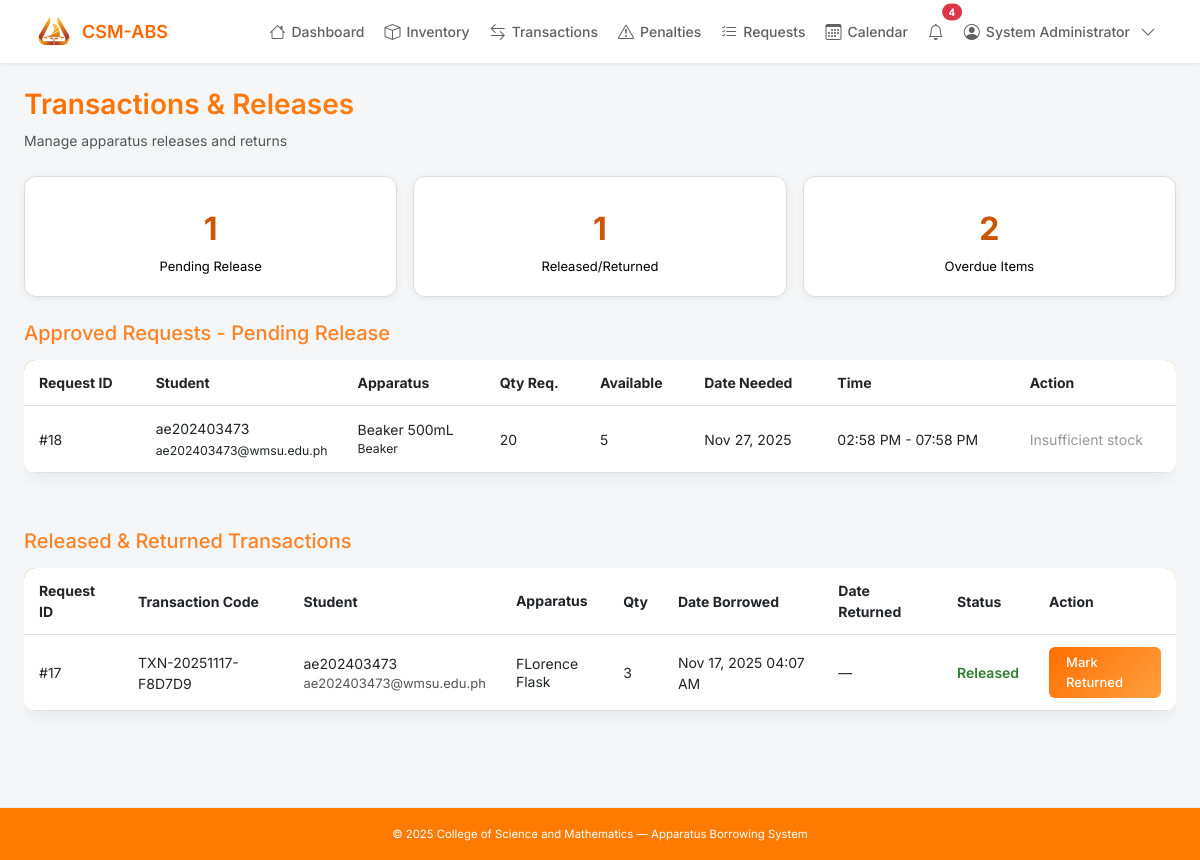
Screenshot of /transactions.php (signed in) with the database file from the repository.
### tables this page shows
CREATE TABLE `borrow_requests` (
  `request_id` int(11) NOT NULL,
  `student_id` int(11) DEFAULT NULL,
  `full_name` varchar(150) DEFAULT NULL,
  `student_first_name` varchar(50) NOT NULL,
  `student_last_name` varchar(50) NOT NULL,
  `student_mi` varchar(5) DEFAULT NULL,
  `faculty_id` int(11) DEFAULT NULL,
  `apparatus_id` int(11) DEFAULT NULL,
  `quantity` int(11) DEFAULT NULL,
  `concentration` varchar(100) DEFAULT NULL,
  `date_requested` date DEFAULT NULL,
  `date_needed` date DEFAULT NULL,
  `time_from` time DEFAULT NULL,
  `time_to` time DEFAULT NULL,
  `subject` varchar(100) DEFAULT NULL,
  `schedule` varchar(100) DEFAULT NULL,
  `room` varchar(50) DEFAULT NULL,
  `purpose` text DEFAULT NULL,
  `status` enum('pending','approved','released','returned','rejected') DEFAULT 'pending',
  `date_returned` datetime DEFAULT NULL,
  `remarks` text DEFAULT NULL,
  `archived` tinyint(1) DEFAULT 0
);

CREATE TABLE `users` (
  `user_id` int(11) NOT NULL,
  `first_name` varchar(50) NOT NULL,
  `last_name` varchar(50) NOT NULL,
  `middle_initial` char(1) DEFAULT NULL,
  `username` varchar(50) NOT NULL,
  `password` varchar(255) NOT NULL,
  `role` enum('admin','faculty','student','assistant') NOT NULL,
  `full_name` varchar(100) DEFAULT NULL,
  `email` varchar(100) DEFAULT NULL
);

CREATE TABLE `apparatus` (
  `apparatus_id` int(11) NOT NULL,
  `name` varchar(100) NOT NULL,
  `category` varchar(50) DEFAULT NULL,
  `quantity` int(11) DEFAULT 0,
  `condition` varchar(50) NOT NULL DEFAULT 'Good',
  `description` text DEFAULT NULL,
  `status` enum('Available','Borrowed','Damaged','Maintenance') DEFAULT 'Available',
  `item_condition` enum('new','old') NOT NULL DEFAULT 'new' COMMENT 'Indicates whether the apparatus is new or used/old'
);

CREATE TABLE `transactions` (
  `transaction_id` int(11) NOT NULL,
  `request_id` int(11) DEFAULT NULL,
  `transaction_code` varchar(50) DEFAULT NULL,
  `date_borrowed` datetime NOT NULL,
  `date_returned` datetime DEFAULT NULL,
  `condition_on_return` varchar(255) DEFAULT NULL,
  `remarks` text DEFAULT NULL,
  `borrow_request_id` int(11) DEFAULT NULL
);

### includes/db.php (called while the page is built, shortened)
<?php
function get_overdue_returns($conn) {
    $today = date('Y-m-d');
    $query = "
        SELECT br.*,
               COALESCE(s.full_name, s.username) AS student_name,
               s.email,
               a.name AS apparatus_name,
               DATEDIFF(CURDATE(), br.date_needed) as days_overdue
        FROM borrow_requests br
        LEFT JOIN users s ON br.student_id = s.user_id
        LEFT JOIN apparatus a ON br.apparatus_id = a.apparatus_id
        WHERE br.status IN ('approved', 'released')
        AND br.date_needed < ?
        ORDER BY br.date_needed ASC
    ";
    $stmt = mysqli_prepare($conn, $query);
    mysqli_stmt_bind_param($stmt, 's', $today);
    mysqli_stmt_execute($stmt);
    return mysqli_stmt_get_result($stmt);
}

### transactions.php (the view, shortened to what this page needs)
<?php
require_once __DIR__ . '/includes/db.php';
require_once __DIR__ . '/includes/header.php';
$pending = mysqli_query($conn, "
    SELECT br.request_id,
           br.apparatus_id,
           br.quantity,
           br.date_needed,
           br.time_from,
           br.time_to,
           COALESCE(s.full_name, s.username, 'Unknown Student') AS student_name,
           s.email AS student_email,
           a.name AS apparatus_name,
           a.category AS apparatus_category,
           a.quantity AS available_stock
    FROM borrow_requests br
    INNER JOIN users s ON br.student_id = s.user_id
    INNER JOIN apparatus a ON br.apparatus_id = a.apparatus_id
    WHERE br.status = 'approved'
    ORDER BY br.date_needed ASC
");
$released = mysqli_query($conn, "
    SELECT br.request_id,
           br.apparatus_id,
           br.quantity,
           br.status,
           t.transaction_id,
           t.transaction_code,
           t.date_borrowed,
           t.date_returned,
           COALESCE(s.full_name, s.username, 'Unknown Student') AS student_name,
           s.email AS student_email,
           a.name AS apparatus_name,
           a.category AS apparatus_category
    FROM borrow_requests br
    INNER JOIN transactions t ON t.request_id = br.request_id
    INNER JOIN users s ON br.student_id = s.user_id
    INNER JOIN apparatus a ON br.apparatus_id = a.apparatus_id
    WHERE br.status IN ('released', 'returned')
    ORDER BY t.date_borrowed DESC
    LIMIT 50
");
$overdue = get_overdue_returns($conn);
$overdue_count = mysqli_num_rows($overdue);
?>
<div class="page-header">
    <h2><i class="fas fa-exchange-alt"></i> Transactions & Releases</h2>
    <p>Manage apparatus releases and returns</p>
</div>
<div class="stat-cards">
    <div class="stat-card">
        <div class="stat-card-value"><?= mysqli_num_rows($pending); ?></div>
        <div class="stat-card-label">Pending Release</div>
    </div>
    <div class="stat-card">
        <div class="stat-card-value"><?= mysqli_num_rows($released); ?></div>
        <div class="stat-card-label">Released/Returned</div>
    </div>
    <div class="stat-card">
        <div class="stat-card-value"><?= $overdue_count; ?></div>
        <div class="stat-card-label">Overdue Items</div>
    </div>
</div>
<div class="table-container">
    <h3><i class="fas fa-hourglass-half"></i> Approved Requests - Pending Release</h3>
    <div style="overflow-x:auto;">
        <table class="table">
            <thead>
                <tr>
                    <th>Request ID</th>
                    <th class="student-col">Student</th>
                    <th class="apparatus-col">Apparatus</th>
                    <th>Qty Req.</th>
                    <th>Available</th>
                    <th>Date Needed</th>
                    <th>Time</th>
                    <th>Action</th>
                </tr>
            </thead>
            <tbody>
            <?php if (mysqli_num_rows($pending) > 0): ?>
                <?php while ($r = mysqli_fetch_assoc($pending)): ?>
                <?php $has_stock = $r['quantity'] <= $r['available_stock']; ?>
                <tr>
                    <td>#<?= $r['request_id']; ?></td>
                    <td class="student-col"><?= htmlspecialchars($r['student_name']); ?><br><small><?= htmlspecialchars($r['student_email']); ?></small></td>
                    <td class="apparatus-col"><?= htmlspecialchars($r['apparatus_name']); ?><br><small><?= htmlspecialchars($r['apparatus_category']); ?></small></td>
                    <td><?= $r['quantity']; ?></td>
                    <td><?= $r['available_stock']; ?></td>
                    <td><?= date('M d, Y', strtotime($r['date_needed'])); ?></td>
                    <td><?= date('h:i A', strtotime($r['time_from'])).' - '.date('h:i A', strtotime($r['time_to'])); ?></td>
                    <td>
                        <?php if ($has_stock): ?>
                            <a href="transactions.php?release=<?= $r['request_id']; ?>" class="btn-primary" onclick="return confirm('Release this apparatus?')">
                                <i class="fas fa-check"></i> Release
                            </a>
                        <?php else: ?>
                            <span class="text-muted"><i class="fas fa-times-circle"></i> Insufficient stock</span>
                        <?php endif; ?>
                    </td>
                </tr>
                <?php endwhile; ?>
            <?php else: ?>
                <tr><td colspan="8" class="empty-state">No approved requests pending release.</td></tr>
            <?php endif; ?>
            </tbody>
        </table>
    </div>
</div>
<div class="table-container">
    <h3><i class="fas fa-history"></i> Released & Returned Transactions</h3>
    <div style="overflow-x:auto;">
        <table class="table">
            <thead>
                <tr>
                    <th>Request ID</th>
                    <th>Transaction Code</th>
                    <th class="student-col">Student</th>
                    <th class="apparatus-col">Apparatus</th>
                    <th>Qty</th>
                    <th>Date Borrowed</th>
                    <th>Date Returned</th>
                    <th>Status</th>
                    <th>Action</th>
                </tr>
            </thead>
            <tbody>
            <?php if (mysqli_num_rows($released) > 0): ?>
                <?php while ($r = mysqli_fetch_assoc($released)): ?>
                <tr>
    <td>#<?= $r['request_id']; ?></td>
    <td><?= $r['transaction_code'] ?? '—'; ?></td>
    <td class="student-col">
        <div><?= htmlspecialchars($r['student_name']); ?></div>
        <div style="font-size: 13px; color: #555;"><?= htmlspecialchars($r['student_email']); ?></div>
    </td>
    <td class="apparatus-col"><?= htmlspecialchars($r['apparatus_name']); ?></td>
    <td><?= $r['quantity']; ?></td>
    <td><?= $r['date_borrowed'] ? date('M d, Y h:i A', strtotime($r['date_borrowed'])) : '—'; ?></td>
    <td><?= $r['date_returned'] ? date('M d, Y h:i A', strtotime($r['date_returned'])) : '—'; ?></td>
    <td>
        <?php
            $status_class = '';
            switch($r['status']){
                case 'released': $status_class = 'status-released'; break;
            }
        ?>
        <span class="<?= $status_class; ?>"><?= ucfirst($r['status']); ?></span>
    </td>
    <td>
        <?php if ($r['status'] === 'released'): ?>
        <a href="transactions.php?return=<?= $r['request_id']; ?>" class="btn-primary" onclick="return confirm('Mark as returned?')">
            <i class="fas fa-undo"></i> Mark Returned
        </a>
        <?php elseif($r['status'] === 'returned'): ?>
        <span class="text-success"><i class="fas fa-check-circle"></i> Completed</span>
        <?php elseif($r['status'] === 'overdue'): ?>
        <span class="text-danger"><i class="fas fa-exclamation-triangle"></i> Overdue</span>
        <?php endif; ?>
    </td>
</tr>
                <?php endwhile; ?>
            <?php else: ?>
                <tr><td colspan="9" class="empty-state">No released or returned transactions.</td></tr>
            <?php endif; ?>
            </tbody>
        </table>
    </div>
</div>
<?php require_once __DIR__ . '/includes/footer.php'; ?>

### includes/header.php (style rules this page uses)
:root { --primary: #FF6600; --primary-dark: #E65100; --primary-light: #FFE0CC; --gray-50: #FAFAFA; --gray-100: #F5F5F5; --gray-200: #EEEEEE; --gray-300: #E0E0E0; --gray-700: #616161; --gray-900: #212121; --radius: 8px; --shadow-sm: 0 1px 3px rgba(0,0,0,0.05); --shadow-md: 0 2px 6px rgba(0,0,0,0.08); }
* { margin: 0; padding: 0; box-sizing: border-box; }
body { font-family: 'Inter', -apple-system, BlinkMacSystemFont, 'Segoe UI', sans-serif; font-size: 14px; color: var(--gray-900); background: var(--gray-50); line-height: 1.6; }

### transactions.php (style rules this page uses)
* { box-sizing: border-box; margin: 0; padding: 0; }
body { color: #333; background-color: #f4f6f8; line-height: 1.5; }
.page-header { margin-bottom: 25px; }
.page-header h2 { font-size: 28px; font-weight: 600; background: linear-gradient(135deg, #FF6F00, #FFA040); -webkit-background-clip: text; -webkit-text-fill-color: transparent; }
.page-header p { color: #555; font-size: 14px; margin-top: 4px; }
.stat-cards { display: grid; grid-template-columns: repeat(auto-fit, minmax(150px, 1fr)); gap: 16px; margin-bottom: 24px; }
.stat-card { background: #fff; padding: 20px; border-radius: 12px; border: 1px solid #ddd; text-align: center; box-shadow: 0 2px 8px rgba(0,0,0,0.06); transition: transform 0.2s, box-shadow 0.2s; }
.stat-card-value { font-size: 32px; font-weight: 700; color: #cc5500; }
.stat-card-label { font-size: 13px; color: #000; margin-top: 4px; }
.table-container { margin-bottom: 40px; }
.table { width: 100%; border-collapse: collapse; background: #fff; border-radius: 12px; overflow: hidden; box-shadow: 0 6px 15px rgba(0,0,0,0.05); }
.table thead { background: linear-gradient(135deg, #FF6F00, #FFA040); color: #fff; font-weight: 600; }
.table th, .table td { padding: 12px 15px; font-size: 14px; vertical-align: middle; }
.table th.student-col, .table td.student-col { width: 200px; }
.table th.apparatus-col, .table td.apparatus-col { max-width: 220px; white-space: normal; word-break: break-word; line-height: 1.3; }
.status-released { color: #2e7d32; font-weight: 600; }
.btn-primary { display: inline-flex; align-items: center; gap: 5px; background: linear-gradient(135deg, #FF6F00, #FFA040); color: #fff; padding: 6px 12px; border-radius: 6px; text-decoration: none; font-size: 13px; font-weight: 500; transition: all 0.2s; }
.text-muted { color: #999 !important; }
h3 { font-size: 20px; font-weight: 500; margin-bottom: 15px; color: #ff6f00db; }

### rows the page displays
borrow_requests: request_id "18", student_name "ae202403473", student.email "ae202403473@wmsu.edu.ph", apparatus.name "Beaker 500mL", apparatus.category "Beaker", quantity "20", apparatus.quantity "5", date_needed "Nov 27, 2025", time_from "02:58 PM", time_to "07:58 PM", shows "Insufficient stock"
borrow_requests: request_id "17", transactions.transaction_code "TXN-20251117-F8D7D9", student_name "ae202403473", student.email "ae202403473@wmsu.edu.ph", apparatus.name "FLorence Flask", quantity "3", transactions.date_borrowed "Nov 17, 2025 04:07 AM", status "Released"

### other values shown
$unread_notifications "4"
$_SESSION['full_name'] "System Administrator"
mysqli_num_rows($pending) "1"
mysqli_num_rows($released) "1"
$overdue_count "2"
